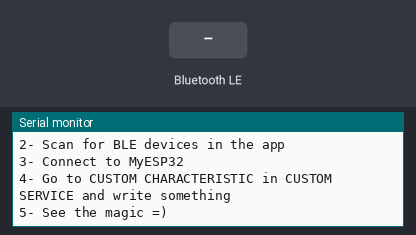
Bench run of a sketch on a simulated ESP32. Shown: the last lines printed to the serial monitor. The test bench sets the inputs (shaded band). Nothing arrives over Bluetooth unless stated; a phone connects over Bluetooth LE 3 s after start.

Above: at 1.2 s.
1.3 s: Bluetooth LE write "1" received
At 1.7 s:
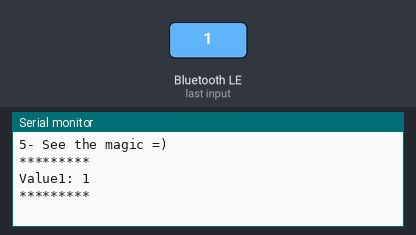
2.8 s: Bluetooth LE write "1" received
At 4.0 s:
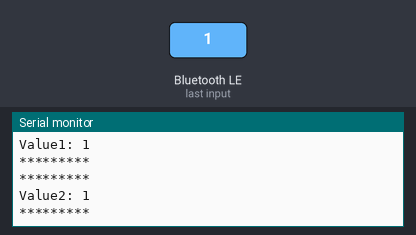
4.3 s: Bluetooth LE write "0" received
At 5.2 s:
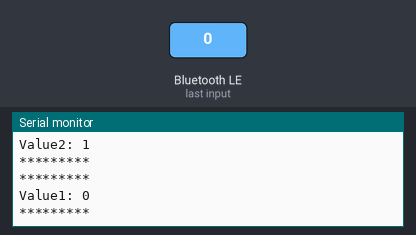
5.8 s: Bluetooth LE write "0" received
At 6.3 s:
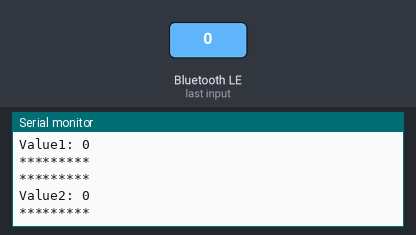

Measured:
- after the input at 1.3 s, the serial monitor: prints a new line after 0.05 s (image 1)
- after the input at 2.8 s, the serial monitor: prints a new line after 0.05 s (image 2)
- after the input at 4.3 s, the serial monitor: prints a new line after 0.05 s (image 3)
- after the input at 5.8 s, the serial monitor: prints a new line after 0.05 s (image 4)

The sketch:

35_BLE_Write2.ino
```cpp
/*
    Based on Neil Kolban example for IDF: https://github.com/nkolban/esp32-snippets/blob/master/cpp_utils/tests/BLE%20Tests/SampleWrite.cpp
    Ported to Arduino ESP32 by Evandro Copercini
*/

#include <BLEDevice.h>
#include <BLEUtils.h>
#include <BLEServer.h>

// See the following for generating UUIDs:
// https://www.uuidgenerator.net/

#define SERVICE_UUID        "f573d4c5-3364-486a-a383-a0fcf0e119fc"
#define CHARACTERISTIC_UUID1 "d35026d6-9f99-42ee-81a6-49039fe1af49"
#define CHARACTERISTIC_UUID2 "f990b3cd-dfdb-4fce-94e9-935176b6f507"

class MyCallbacks1 : public BLECharacteristicCallbacks {
  void onWrite(BLECharacteristic *pCharacteristic) {
    String value = pCharacteristic->getValue();

    if (value.length() > 0) {
      Serial.println("*********");
      Serial.print("Value1: ");
      for (int i = 0; i < value.length(); i++) {
        Serial.print(value[i]);
      }

      Serial.println();
      Serial.println("*********");
    }
  }
};

class MyCallbacks2: public BLECharacteristicCallbacks {
    void onWrite(BLECharacteristic *pCharacteristic) {
      //std::string value = pCharacteristic->getValue();
      String value = pCharacteristic->getValue();

      if (value.length() > 0) {
        Serial.println("*********");
        Serial.print("Value2: ");
        for (int i = 0; i < value.length(); i++)
          Serial.print(value[i]);

        Serial.println();
        Serial.println("*********");
      }
    }
};

void setup() {
  Serial.begin(115200);

  BLEDevice::init("TSL_ESP32");
  BLEServer *pServer = BLEDevice::createServer();

  BLEService *pService = pServer->createService(SERVICE_UUID);

  BLECharacteristic *pCharacteristic1 = pService->createCharacteristic(
                                         CHARACTERISTIC_UUID1,
                                         BLECharacteristic::PROPERTY_READ |
                                         BLECharacteristic::PROPERTY_WRITE
                                       );

  BLECharacteristic *pCharacteristic2 =pService->createCharacteristic(
                                        CHARACTERISTIC_UUID2,
                                        BLECharacteristic::PROPERTY_READ |
                                        BLECharacteristic::PROPERTY_WRITE
                                        );

  //pCharacteristic->setCallbacks(new MyCallbacks());

  pCharacteristic1->setCallbacks(new MyCallbacks1());

  pCharacteristic1->setValue("Hello World 1");

  pCharacteristic2->setCallbacks(new MyCallbacks2());

  pCharacteristic2->setValue("Hello World 2");

  pService->start();

  BLEAdvertising *pAdvertising = pServer->getAdvertising();
  pAdvertising->start();

  Serial.println("1- Download and install an BLE scanner app in your phone");
  Serial.println("2- Scan for BLE devices in the app");
  Serial.println("3- Connect to MyESP32");
  Serial.println("4- Go to CUSTOM CHARACTERISTIC in CUSTOM SERVICE and write something");
  Serial.println("5- See the magic =)");
}

void loop() {
  // put your main code here, to run repeatedly:
  delay(2000);
}
```
